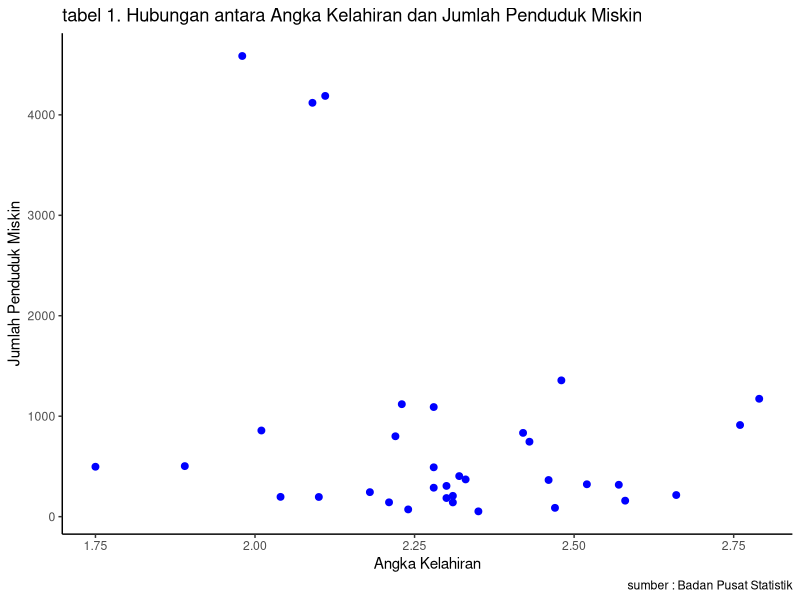

Source code (R):
## ---- chunk 1
#| warning: false
#| echo: true
library("tidyverse")
library("readxl")
library("dplyr")
## ---- chunk 2
#import dataset
library(readxl)
dat<-read_excel('dat.xlsx')
head(dat)
## ---- chunk 3
library("ggplot2")
library("readxl")
library("dplyr")
ggplot(data=dat,aes(x=AK,y=JPM))+
  geom_point(color="blue",size=2)+
  labs(title="tabel 1. Hubungan antara Angka Kelahiran dan Jumlah Penduduk Miskin",
      x="Angka Kelahiran",
      y="Jumlah Penduduk Miskin",
      caption = "sumber : Badan Pusat Statistik")+
   theme_classic()
## ---- chunk 4
#import dataset
library(readxl)
dat<-read_excel('dat.xlsx')
head(dat)
## ---- chunk 5
reg1<-lm(AK~JPM,data=dat)
summary(reg1)
